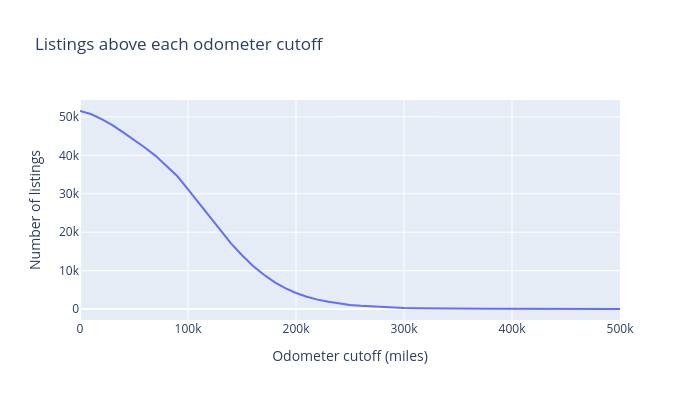

Notebook code for this chart:
### Markdown cell above
#### The graph shows that the values stabilized after the limit reached 100 USD, so that will be our cutoff. Removing listings below this value drops only 863 rows (about 1.7% of the data).

### Code cell
# Count how many listings have an odometer above each candidate cutoff.
cutoffs = range(0, 500001, 10000)

px.line(
    x=cutoffs,
    y=[(vehicles_df['odometer'] > c).sum() for c in cutoffs],
    title='Listings above each odometer cutoff',
    labels={'x': 'Odometer cutoff (miles)', 'y': 'Number of listings'},
    width=700,
    height=400
)

### Figure 1 — Plotly figure (JSON) as saved in the notebook; plotly's stock layout.template omitted (floating-point values rounded to 4 significant figures)
{"data": [{"hovertemplate": "Odometer cutoff (miles)=%{x}<br>Number of listings=%{y}<extra></extra>", "legendgroup": "", "line": {"color": "#636efa", "dash": "solid"}, "marker": {"symbol": "circle"}, "mode": "lines", "name": "", "orientation": "v", "showlegend": false, "type": "scatter", "x": [0, 10000, 20000, 30000, 40000, 50000, 60000, 70000, 80000, 90000, 100000, 110000, 120000, 130000, 140000, 150000, 160000, 170000, 180000, 190000, 200000, 210000, 220000, 230000, 240000, 250000, 260000, 270000, 280000, 290000, 300000, 310000, 320000, 330000, 340000, 350000, 360000, 370000, 380000, 390000, 400000, 410000, 420000, 430000, 440000, 450000, 460000, 470000, 480000, 490000, 500000], "xaxis": "x", "y": [51525, 50737, 49391, 47861, 45952, 44007, 42037, 39850, 37284, 34615, 31163, 27636, 24208, 20443, 17044, 14012, 11258, 9007, 7029, 5464, 4179, 3223, 2462, 1926, 1485, 1092, 879, 688, 521, 410, 290, 240, 192, 149, 119, 101, 84, 77, 69, 60, 46, 43, 38, 37, 33, 33, 32, 29, 27, 26, 22], "yaxis": "y"}], "layout": {"height": 400, "legend": {"tracegroupgap": 0}, "title": {"text": "Listings above each odometer cutoff"}, "width": 700, "xaxis": {"anchor": "y", "domain": [0, 1], "title": {"text": "Odometer cutoff (miles)"}}, "yaxis": {"anchor": "x", "domain": [0, 1], "title": {"text": "Number of listings"}}}}
